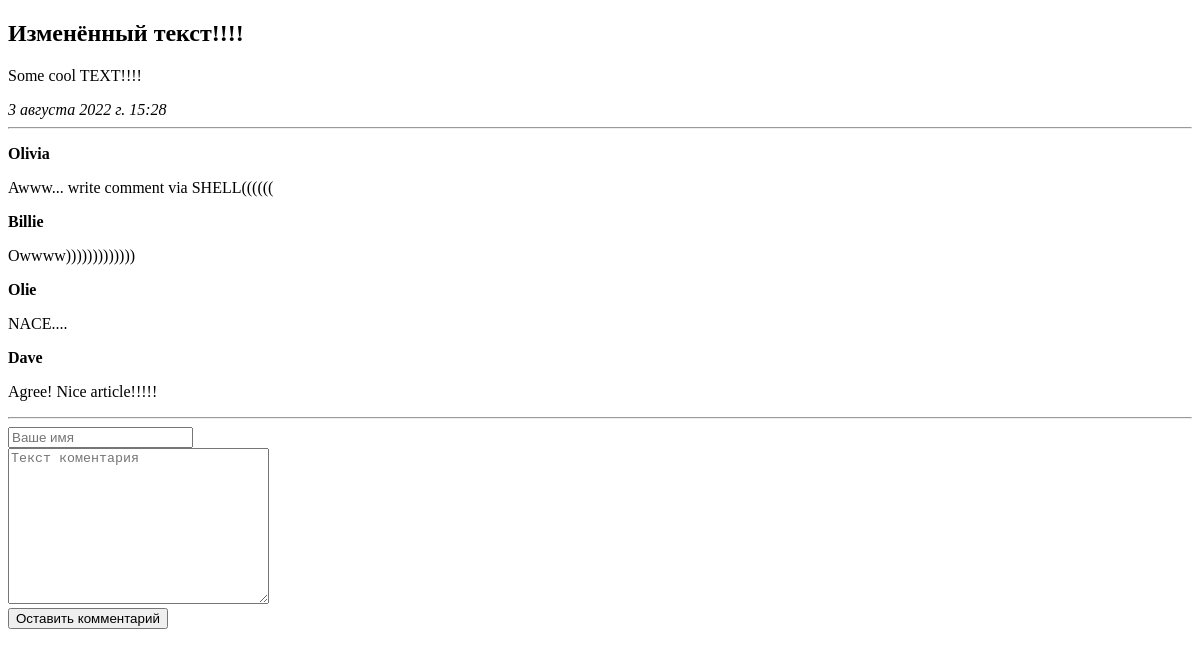
The app's page /articles/1/, older data.
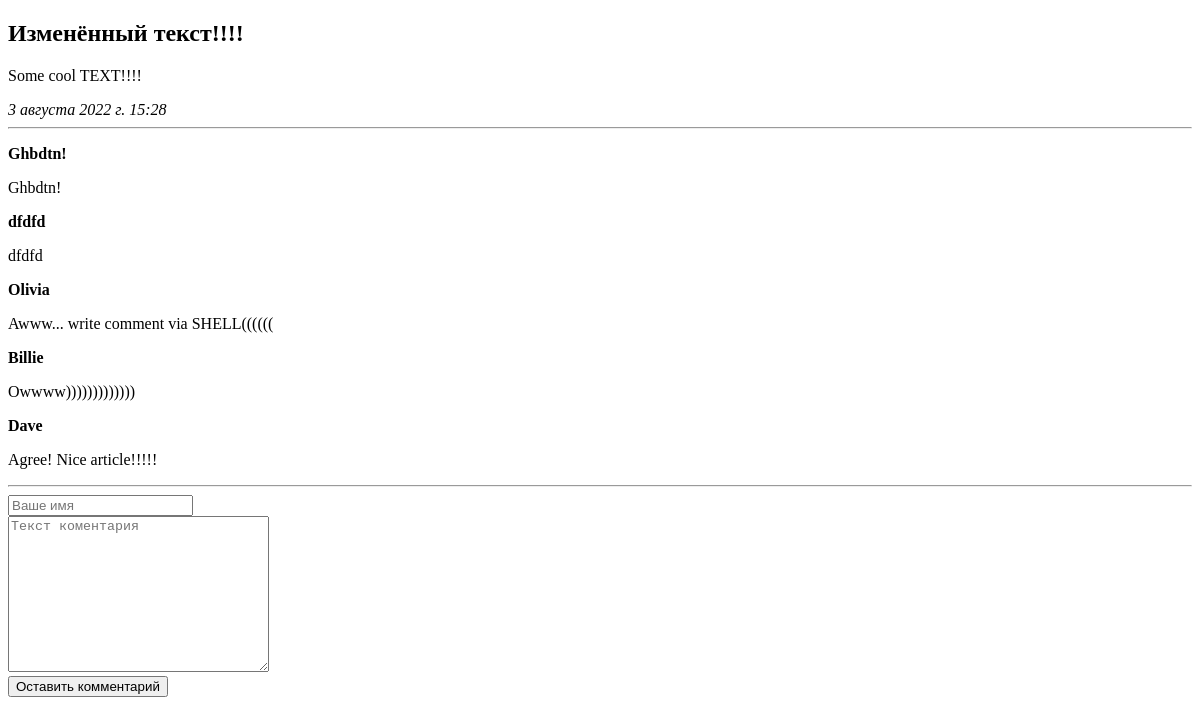
The same page, newer data.
### myfirst/apps/articles/models.py (models this page shows, shortened)
class Comment(models.Model):
    article = models.ForeignKey(Article, on_delete=models.CASCADE)
    author_name = models.CharField('имя автора', max_length=50)
    coment_text = models.CharField('текст коментария', max_length=200)
    class Meta:
        verbose_name = 'Комментарий'
        verbose_name_plural = 'Комментарии'

### myfirst/apps/articles/views.py (the view)
# urls.py: path('<int:article_id>/', views.detail, name='detail'),
def detail(request, article_id):
    try:
        a = Article.objects.get(id=article_id)
    except:
        raise Http404('Статья НЕ найдена(((')
    latest_comment_list = a.comment_set.order_by('-id')[:10]
    return render(request, 'articles/detail.html', {'article': a, 'latest_comment_list': latest_comment_list})

### myfirst/templates/articles/detail.html (shortened to what this page needs)
{% extends 'base.html' %}
{% block content %}
<h2>{{article.article_title}}</h2>
<p>{{article.article_text}}</p>
<em>{{article.pub_date}}</em>
<hr>
{% if latest_comment_list %}
{% for c in latest_comment_list %}
<p><strong>{{c.author_name}}</strong>
    <p>{{c.coment_text}}</p></p>
{% endfor %}
{% else %}
Коментарии НЕ найдены...
{% endif %}
<hr>
<form action="{% url 'articles:leave_comment' article.id %}" method="POST">
    <input type="text" required="" placeholder="Ваше имя" name="name"><br>
    <textarea name="text" required="" placeholder="Текст коментария" cols="30" rows="10"></textarea><br>
    <button type="submit">Оставить комментарий</button>
</form>
{% endblock %}

Row changes from the older to the newer data that the page shows:
no longer on this page (row edited): Comment: author_name "Olie", coment_text "NACE...."
added Comment: author_name "Ghbdtn!", coment_text "Ghbdtn!"
added Comment: author_name "dfdfd", coment_text "dfdfd"
